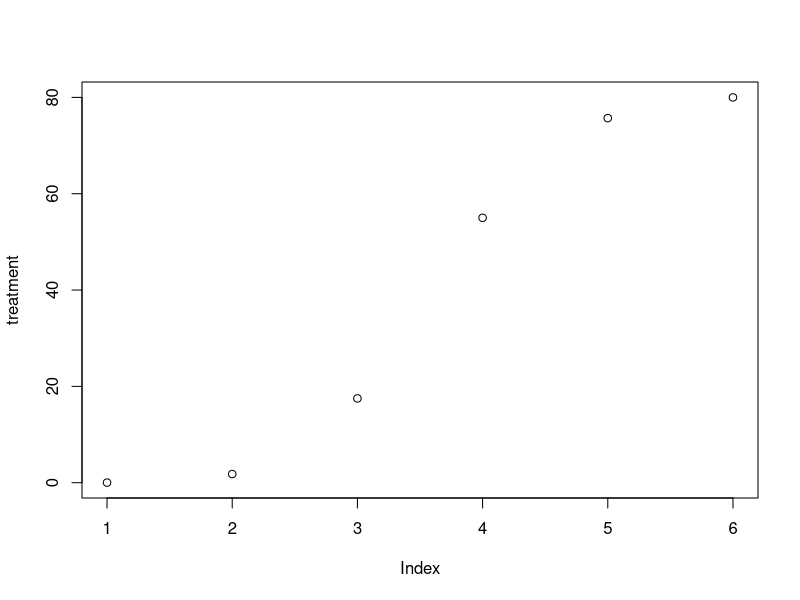
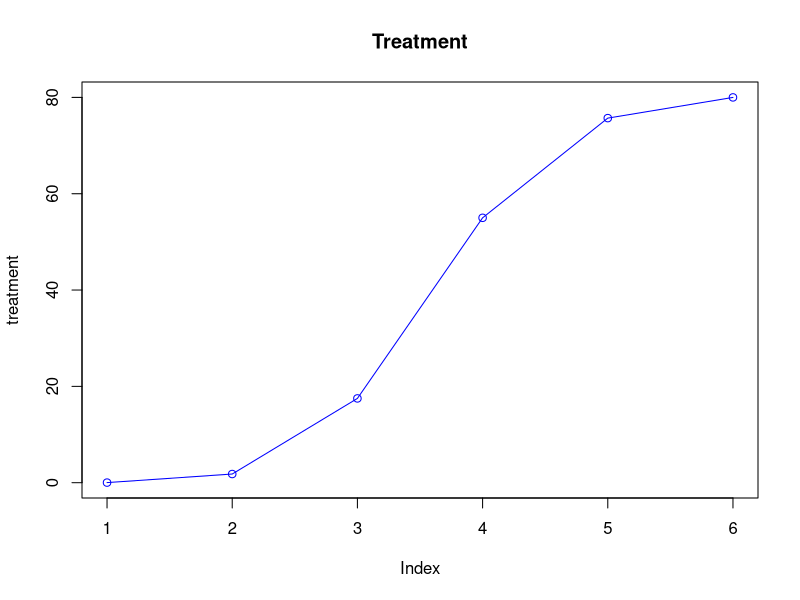
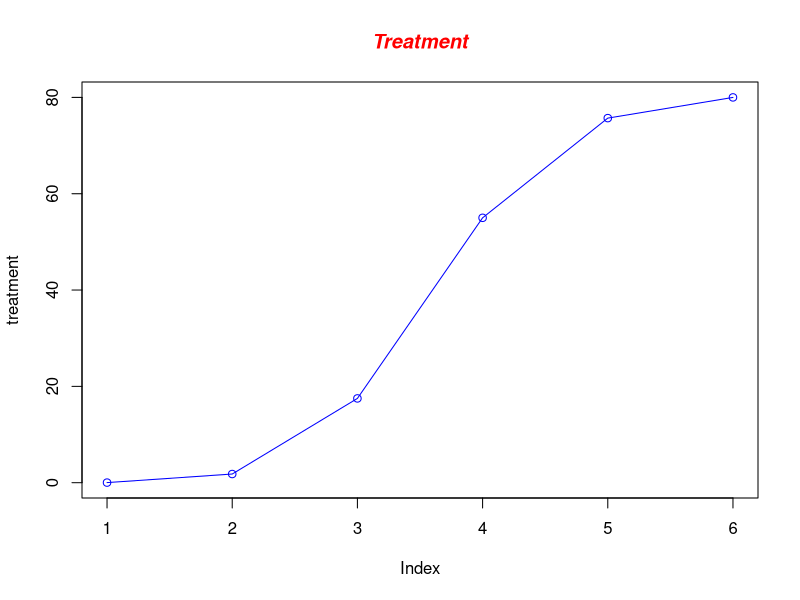
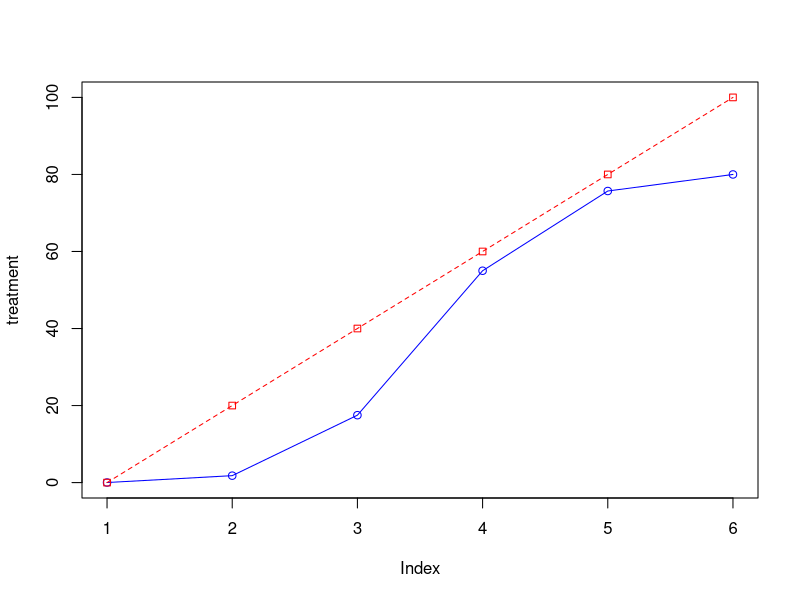
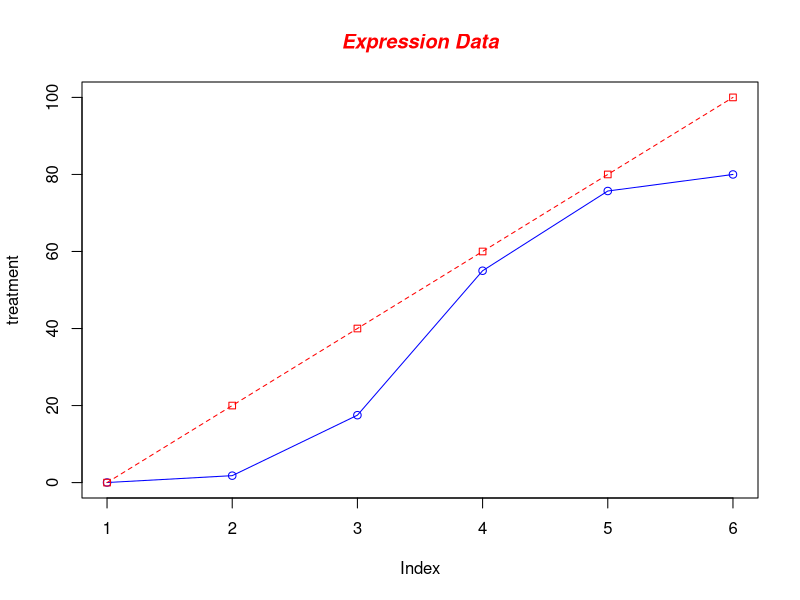
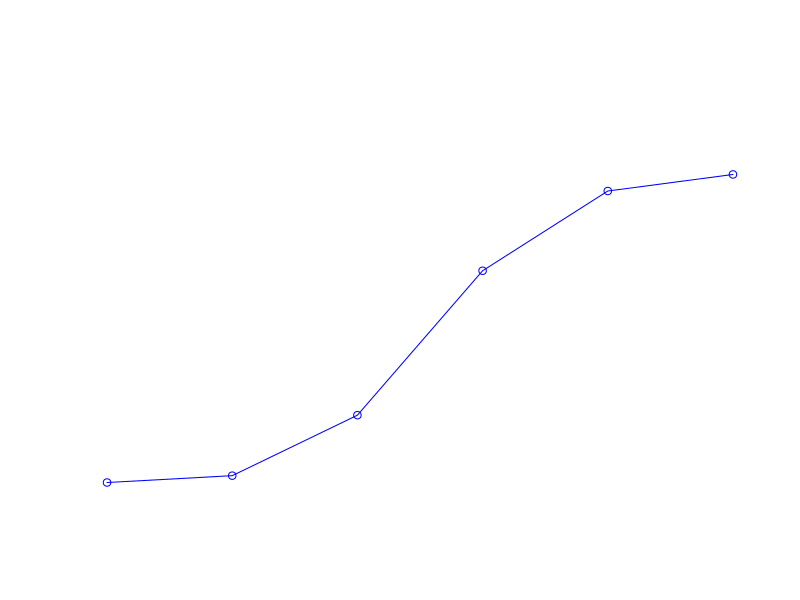
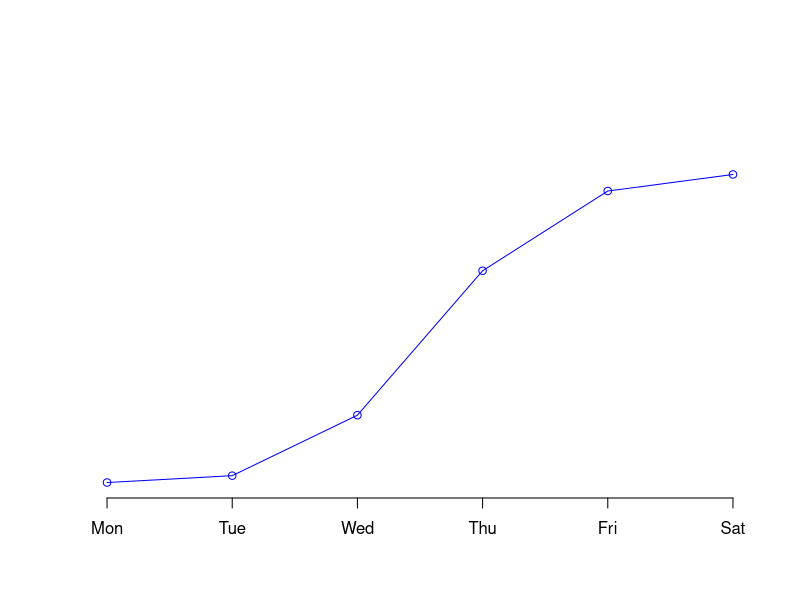
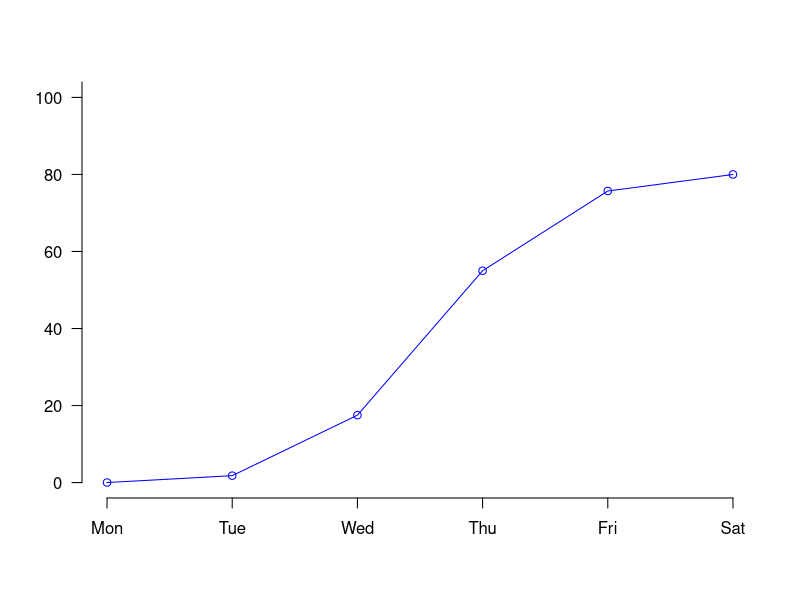

R code for these plots, in order: (Note: this script raises an error after producing the figures.)
## ---- chunk 1
knitr::opts_chunk$set(echo = TRUE)
AsSlides <- TRUE
## ---- chunk 2
treatment <- c(0.02,1.8, 17.5, 55,75.7, 80)
## ---- chunk 3
plot(treatment)
## ---- chunk 4
plot(treatment, type="o", col="blue",main="Treatment")
## ---- chunk 5
plot(treatment, type="o", col="blue")
title(main="Treatment", col.main="red", font.main=4)
## ---- chunk 6
control <- c(0, 20, 40, 60, 80,100)
plot(treatment, type="o", col="blue", ylim=c(0,100))
lines(control, type="o", pch=22, lty=2, col="red")
## ---- chunk 7
plot(treatment, type="o", col="blue", ylim=c(0,100))
lines(control, type="o", pch=22, lty=2, col="red")
title(main="Expression Data", col.main="red", font.main=4)
## ---- chunk 8
g_range <- range(0, treatment, control)
## ---- chunk 9
plot(treatment, type="o", col="blue", 
     ylim=g_range,axes=FALSE, ann=FALSE)
## ---- chunk 10
plot(treatment, type="o", col="blue", 
     ylim=g_range,axes=FALSE, ann=FALSE)
axis(1, at=1:6, lab=c("Mon","Tue","Wed","Thu","Fri","Sat"))

## ---- chunk 11
plot(treatment, type="o", col="blue", 
     ylim=g_range,axes=FALSE, ann=FALSE)
axis(1, at=1:6, lab=c("Mon","Tue","Wed","Thu","Fri","Sat"))
axis(2, las=1, at=20*0:g_range[2])

## ---- chunk 12
plot(treatment, type="o", col="blue", 
     ylim=g_range,axes=FALSE, ann=FALSE)
axis(1, at=1:6, lab=c("Mon","Tue","Wed","Thu","Fri","Sat"))
axis(2, las=1, at=20*0:g_range[2])
box()
## ---- chunk 13
plot(treatment, type="o", col="blue", 
     ylim=g_range,axes=FALSE, ann=FALSE)
axis(1, at=1:6, lab=c("Mon","Tue","Wed","Thu","Fri","Sat"))
axis(2, las=1, at=20*0:g_range[2])
box()
lines(control, type="o", pch=22, lty=2, col="red")
title(main="Data", col.main="red", font.main=4)
title(xlab="Days", col.lab=rgb(0,0.5,0))
title(ylab="Values", col.lab=rgb(0,0.5,0))
## ---- chunk 14
plot(treatment, type="o", col="blue", ylim=g_range,axes=FALSE, ann=FALSE)
axis(1, at=1:6, lab=c("Mon","Tue","Wed","Thu","Fri","Sat"))
axis(2, las=1, at=20*0:g_range[2])
box()

lines(control, type="o", pch=22, lty=2, col="red")
title(main="Data", col.main="red", font.main=4)
title(xlab="Days", col.lab=rgb(0,0.5,0))
title(ylab="Values", col.lab=rgb(0,0.5,0))
legend(1, g_range[2], c("treatment","control"), cex=0.8, col=c("blue","red"), pch=21:22, lty=1:2);  
## ---- chunk 15
barplot(treatment)
## ---- chunk 16
data <- read.table("data/example.txt", header=T, sep="\t")
## ---- chunk 17
barplot(data$treatment, main="Treatment", xlab="Days",ylab="values", 
        names.arg=c("Mon","Tue","Wed","Thu","Fri","Sat"), 
        border="blue", density=c(10,20,30,40,50,60))
## ---- chunk 18
barplot(as.matrix(data), main="Data", ylab= "Total", beside=TRUE, col= c("lightblue", "mistyrose", "lightcyan","lavender", "cornsilk","maroon"))
legend("topleft", c("Mon","Tue","Wed","Thu","Fri","Sat"), cex=0.8,bty="n", 
fill=  c("lightblue", "mistyrose", "lightcyan","lavender", "cornsilk","maroon"));

## ---- chunk 19
hist(treatment)  
## ---- chunk 20
all <- c(data$control, data$treatment)
## ---- chunk 21
hist(all, col="lightblue", ylim=c(0,10))
## ---- chunk 22
max_num <- max(all)
## ---- chunk 23
hist(all, col=heat.colors(max_num), breaks=max_num, 
     xlim=c(0,max_num),main="Histogram", las=1)	
## ---- chunk 24

hist(all,breaks=max_num,xlim=c(0,max_num), 
     main="Probability Density",las=1, cex.axis=0.8, freq=F)
## ---- chunk 25
pie(treatment)
## ---- chunk 26
pie(treatment, main="Treatment", col= c("lightblue", "mistyrose", "lightcyan","lavender", "cornsilk","maroon"),labels=c("Mon","Tue","Wed","Thu","Fri","Sat"),cex=1)  
## ---- chunk 27
colors <- c("white","grey70","grey90","grey50","black")
## ---- chunk 28
treatment_labels <- round(treatment/sum(treatment) * 100, 1)
## ---- chunk 29
treatment_labels <- paste(treatment_labels, "%", sep="")
## ---- chunk 30
pie(treatment, main="treatment", col=colors, labels= treatment_labels,cex=0.8)
legend(1.5, 0.5, c("Mon","Tue","Wed","Thu","Fri","Sat"), cex=0.8,fill=colors)  
## ---- chunk 31
dotchart(t(data))  
## ---- chunk 32
dotchart(t(data), color=c("red","blue","darkgreen"),main="Dotchart", cex=0.8)  
## ---- chunk 33
exprs <- read.delim("data/gene_data.txt",sep="\t",h=T,row.names = 1)
head(exprs)
## ---- chunk 34
boxplot(exprs)
## ---- chunk 35
boxplot(log2(exprs),ylab="log2 Expression",
        col=c("red","red","blue","blue"))
## ---- chunk 36
data1 <- read.table("data/gene_data.txt", header=T, sep="\t")
head(data1)
## ---- chunk 37
par(mfrow=c(2,2))
hist(data1$Untreated1)
hist(data1$Treated2)
hist(data1$Untreated2)
boxplot(data1$Treated1)
